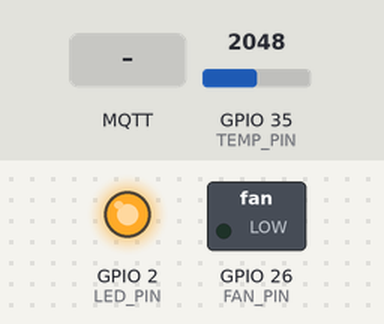
Bench run of a sketch on a simulated ESP32. On the bench: switched loads named in the sketch (green lamp = pin HIGH), output pins drawn as LEDs (lit = HIGH). The inputs (shaded band) are chosen by the test bench; at power-on: GPIO 35 (TEMP_PIN) = 2048 (analog values on the 0–4095 scale). WiFi joins after 1.5 s; servers stay silent unless stated; no MQTT or app messages arrive unless stated; what the sketch prints to the serial monitor is not drawn.

Above: at 4.7 s.
4.8 s: MQTT message "fan:on" arrives on the first subscribed topic
At 5.7 s:
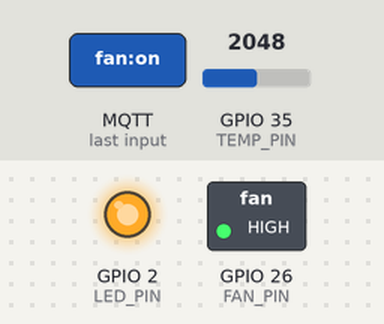
6.4 s: GPIO 35 (TEMP_PIN) set to 0
At 7.6 s:
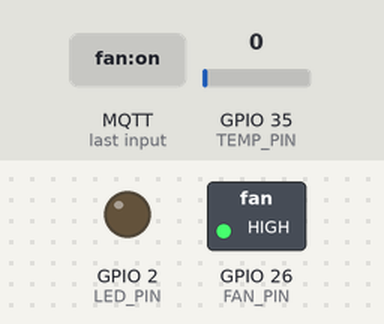
7.9 s: GPIO 35 (TEMP_PIN) set to 70
At 9.2 s:
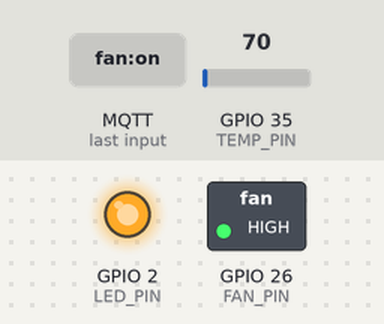
9.5 s: GPIO 35 (TEMP_PIN) set to 3615
11.0 s: GPIO 35 (TEMP_PIN) set to 3747
At 12.0 s:
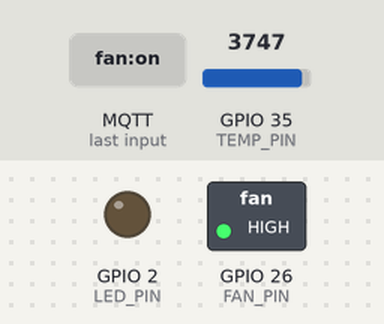
12.6 s: MQTT message "fan:off" arrives on the first subscribed topic
At 14.0 s:
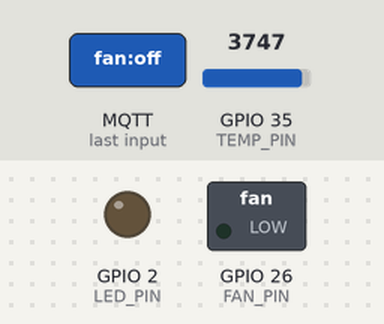
Timing chart, 0 to 15.1 s (numbered marks = the images above; inputs shaded):
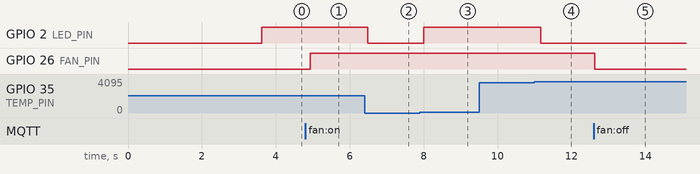

The sketch:

esp32_telemetry.ino
```cpp
#include <WiFi.h>
#include <PubSubClient.h>
#include <ArduinoJson.h>

// ================= НАСТРОЙКИ WiFi и MQTT =================
const char* WIFI_SSID = "iPhone(Егор)";
const char* WIFI_PASSWORD = "pipise4ka";
const char* MQTT_SERVER = "172.20.10.14";
const int MQTT_PORT = 1883;

// ================= ПИНЫ ESP32 =================
const int TEMP_PIN = 35;      // Термистор (через делитель 10кОм)
const int LED_PIN = 2;        // Встроенный LED (индикация)
const int FAN_PIN = 26;       // Вентилятор (сейчас не используется)

// ================= ПАРАМЕТРЫ =================
const float TEMP_THRESHOLD = 30.0;  // Порог срабатывания (°C)

WiFiClient espClient;
PubSubClient client(espClient);
unsigned long lastMsg = 0;
bool fanState = false;

// ================= ЧТЕНИЕ ТЕМПЕРАТУРЫ =================
float readTemperature() {
  const int samples = 5;
  float sum = 0;
  for (int i = 0; i < samples; i++) {
    sum += analogRead(TEMP_PIN);
    delay(10);
  }
  float adc = sum / samples; // Усредняем шум

  float voltage = adc * (3.3 / 4095.0);
  float resistance = 10000.0 * (voltage / (3.3 - voltage));
  float temp = 1.0 / (log(resistance / 100000.0) / 3950.0 + 1.0 / 298.15) - 273.15;
  return temp;
}

// ================= ПОДКЛЮЧЕНИЕ К WiFi =================
void setup_wifi() {
  Serial.println();
  Serial.print(" WiFi: ");
  Serial.println(WIFI_SSID);

  WiFi.begin(WIFI_SSID, WIFI_PASSWORD);

  while (WiFi.status() != WL_CONNECTED) {
    delay(500);
    Serial.print(".");
  }

  Serial.println("\n✅ WiFi подключен");
  Serial.print(" IP: ");
  Serial.println(WiFi.localIP());
}

// ================= ОБРАБОТКА MQTT СООБЩЕНИЙ =================
void callback(char* topic, byte* payload, unsigned int length) {
  String msg;
  for (int i = 0; i < length; i++) {
    msg += (char)payload[i];
  }

  // Управление через MQTT (опционально)
  if (String(topic) == "telemetry/control") {
    if (msg == "fan:on") {
      digitalWrite(FAN_PIN, HIGH);
      fanState = true;
      Serial.println(" Вентилятор ВКЛ (MQTT) + LED загорелся");
    } else if (msg == "fan:off") {
      digitalWrite(FAN_PIN, LOW);
      fanState = false;
      Serial.println(" Вентилятор ВЫКЛ (MQTT) + LED выключен");
    }
  }
}

// ================= ПЕРЕПОДКЛЮЧЕНИЕ К MQTT =================
void reconnect() {
  while (!client.connected()) {
    Serial.print(" MQTT...");

    if (client.connect("ESP32-Hotend-01")) {
      Serial.println("✅");
      client.subscribe("telemetry/control");
    } else {
      Serial.print("rc=");
      Serial.print(client.state());
      Serial.println(" (3s)");
      delay(3000);
    }
  }
}

// ================= ОТПРАВКА ДАННЫХ НА СЕРВЕР =================
void sendTelemetry(float temp) {
  StaticJsonDocument<256> doc;

  doc["device_id"] = "ESP32-Hotend-01";
  doc["temperature_c"] = temp;
  doc["fan_state"] = fanState;
  doc["threshold"] = TEMP_THRESHOLD;
  doc["timestamp"] = millis();

  char buffer[256];
  serializeJson(doc, buffer);

  if (client.publish("telemetry/temperature", buffer)) {
    Serial.print(" ");
    Serial.println(buffer);
  }
}

// ================= ИНИЦИАЛИЗАЦИЯ =================
void setup() {
  Serial.begin(115200);

  // Настраиваем пины
  pinMode(LED_PIN, OUTPUT);
  pinMode(FAN_PIN, OUTPUT);
  digitalWrite(LED_PIN, LOW);
  digitalWrite(FAN_PIN, LOW);

  // Настройка ADC (12 бит, полное напряжение 3.3V)
  analogReadResolution(12);
  analogSetAttenuation(ADC_11db);

  Serial.println("\n=== СИСТЕМА ТЕЛЕМЕТРИИ ХОТЭНДА ===");
  Serial.println(" Термистор: GPIO 35");
  Serial.println(" LED: GPIO 2");
  Serial.println(" Вентилятор");
  Serial.println("==============================\n");

  setup_wifi();

  client.setServer(MQTT_SERVER, MQTT_PORT);
  client.setCallback(callback);

  delay(2000);
  Serial.println("✅ Система готова!\n");
}

// ================= ГЛАВНЫЙ ЦИКЛ =================
void loop() {
  // Проверяем подключение к MQTT
  if (!client.connected()) {
    reconnect();
  }
  client.loop();

  // Читаем температуру
  float temp = readTemperature();

  // Автоматическое управление (гистерезис 2°C)
  if (temp > TEMP_THRESHOLD && !fanState) {
    digitalWrite(LED_PIN, HIGH);
    fanState = true;
    Serial.println(" ТЕМПЕРАТУРА ВЫШЕ ПОРОГА! LED ВКЛ");
  }
  else if (temp < (TEMP_THRESHOLD - 2.0) && fanState) {
    digitalWrite(LED_PIN, LOW);
    fanState = false;
    Serial.println(" Температура упала. LED ВЫКЛ");
  }

  // Отправка данных каждые 3 секунды
  unsigned long now = millis();
  if (now - lastMsg > 3000) {
    lastMsg = now;

    Serial.printf(" %.1f°C | LED: %s\n", temp, fanState ? "ON" : "OFF");
    sendTelemetry(temp);
  }

  delay(100);
}
```

Measured:
- the behaviour switches between 3675 and 3676 on GPIO 35 (TEMP_PIN) (found by bisection; images 3 and 4)
- after the input at 4.8 s, GPIO 26 (FAN_PIN): LOW → HIGH after 0.13 s
- after the input at 6.4 s, GPIO 2 (LED_PIN): HIGH → LOW after 0.09 s
- after the input at 7.9 s, GPIO 2 (LED_PIN): LOW → HIGH after 0.10 s
- after the input at 9.5 s, every drawn part: stays the same
- after the input at 11.0 s, GPIO 2 (LED_PIN): HIGH → LOW after 0.17 s
- after the input at 12.6 s, GPIO 26 (FAN_PIN): HIGH → LOW at once
